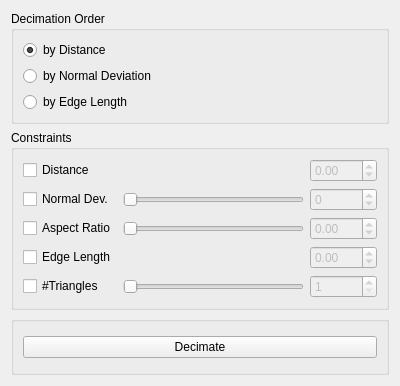
<?xml version="1.0" encoding="UTF-8"?>
<ui version="4.0">
 <class>DecimaterToolbar</class>
 <widget class="QWidget" name="DecimaterToolbar">
  <property name="geometry">
   <rect>
    <x>0</x>
    <y>0</y>
    <width>400</width>
    <height>386</height>
   </rect>
  </property>
  <property name="windowTitle">
   <string>Form</string>
  </property>
  <layout class="QVBoxLayout" name="verticalLayout">
   <item>
    <widget class="QGroupBox" name="DecimationOrder">
     <property name="title">
      <string>Decimation Order</string>
     </property>
     <layout class="QVBoxLayout" name="verticalLayout_2">
      <item>
       <widget class="QRadioButton" name="rbByDistance">
        <property name="text">
         <string>by Distance</string>
        </property>
        <property name="checked">
         <bool>true</bool>
        </property>
        <attribute name="buttonGroup">
         <string>buttonGroup</string>
        </attribute>
       </widget>
      </item>
      <item>
       <widget class="QRadioButton" name="rbByNormalDeviation">
        <property name="text">
         <string>by Normal Deviation</string>
        </property>
        <attribute name="buttonGroup">
         <string>buttonGroup</string>
        </attribute>
       </widget>
      </item>
      <item>
       <widget class="QRadioButton" name="rbByEdgeLength">
        <property name="text">
         <string>by Edge Length</string>
        </property>
        <attribute name="buttonGroup">
         <string>buttonGroup</string>
        </attribute>
       </widget>
      </item>
     </layout>
    </widget>
   </item>
   <item>
    <widget class="QGroupBox" name="Constraints">
     <property name="title">
      <string>Constraints</string>
     </property>
     <layout class="QGridLayout" name="gridLayout_2">
      <item row="0" column="0">
       <widget class="QCheckBox" name="cbDistance">
        <property name="text">
         <string>Distance</string>
        </property>
       </widget>
      </item>
      <item row="0" column="2">
       <widget class="QDoubleSpinBox" name="distance">
        <property name="enabled">
         <bool>false</bool>
        </property>
        <property name="minimum">
         <double>-1.000000000000000</double>
        </property>
       </widget>
      </item>
      <item row="1" column="0">
       <widget class="QCheckBox" name="cbNormalDev">
        <property name="text">
         <string>Normal Dev.</string>
        </property>
       </widget>
      </item>
      <item row="1" column="1">
       <widget class="QSlider" name="normalDevSlider">
        <property name="enabled">
         <bool>false</bool>
        </property>
        <property name="maximum">
         <number>180</number>
        </property>
        <property name="orientation">
         <enum>Qt::Horizontal</enum>
        </property>
       </widget>
      </item>
      <item row="1" column="2">
       <widget class="QSpinBox" name="normalDev">
        <property name="enabled">
         <bool>false</bool>
        </property>
        <property name="minimum">
         <number>-1</number>
        </property>
        <property name="maximum">
         <number>180</number>
        </property>
       </widget>
      </item>
      <item row="2" column="0">
       <widget class="QCheckBox" name="cbAspectRatio">
        <property name="text">
         <string>Aspect Ratio</string>
        </property>
       </widget>
      </item>
      <item row="2" column="1">
       <widget class="QSlider" name="aspectRatioSlider">
        <property name="enabled">
         <bool>false</bool>
        </property>
        <property name="minimum">
         <number>120</number>
        </property>
        <property name="maximum">
         <number>1500</number>
        </property>
        <property name="orientation">
         <enum>Qt::Horizontal</enum>
        </property>
       </widget>
      </item>
      <item row="2" column="2">
       <widget class="QDoubleSpinBox" name="aspectRatio">
        <property name="enabled">
         <bool>false</bool>
        </property>
        <property name="minimum">
         <double>-1.000000000000000</double>
        </property>
        <property name="maximum">
         <double>15.000000000000000</double>
        </property>
       </widget>
      </item>
      <item row="3" column="0">
       <widget class="QCheckBox" name="cbEdgeLength">
        <property name="text">
         <string>Edge Length</string>
        </property>
       </widget>
      </item>
      <item row="3" column="2">
       <widget class="QDoubleSpinBox" name="edgeLength">
        <property name="enabled">
         <bool>false</bool>
        </property>
        <property name="minimum">
         <double>-1.000000000000000</double>
        </property>
       </widget>
      </item>
      <item row="4" column="0">
       <widget class="QCheckBox" name="cbNumTriangles">
        <property name="enabled">
         <bool>true</bool>
        </property>
        <property name="text">
         <string>#Triangles</string>
        </property>
        <property name="checked">
         <bool>false</bool>
        </property>
       </widget>
      </item>
      <item row="4" column="1">
       <widget class="QSlider" name="numTrianglesSlider">
        <property name="enabled">
         <bool>false</bool>
        </property>
        <property name="minimum">
         <number>1</number>
        </property>
        <property name="maximum">
         <number>999999</number>
        </property>
        <property name="tracking">
         <bool>true</bool>
        </property>
        <property name="orientation">
         <enum>Qt::Horizontal</enum>
        </property>
       </widget>
      </item>
      <item row="4" column="2">
       <widget class="QSpinBox" name="numTriangles">
        <property name="enabled">
         <bool>false</bool>
        </property>
        <property name="minimum">
         <number>1</number>
        </property>
        <property name="maximum">
         <number>999999</number>
        </property>
       </widget>
      </item>
     </layout>
    </widget>
   </item>
   <item>
    <widget class="QGroupBox" name="groupBox">
     <property name="title">
      <string/>
     </property>
     <layout class="QHBoxLayout" name="horizontalLayout">
      <item>
       <widget class="QPushButton" name="pbDecimate">
        <property name="text">
         <string>Decimate</string>
        </property>
       </widget>
      </item>
     </layout>
    </widget>
   </item>
  </layout>
 </widget>
 <resources/>
 <connections/>
 <buttongroups>
  <buttongroup name="buttonGroup"/>
 </buttongroups>
</ui>
